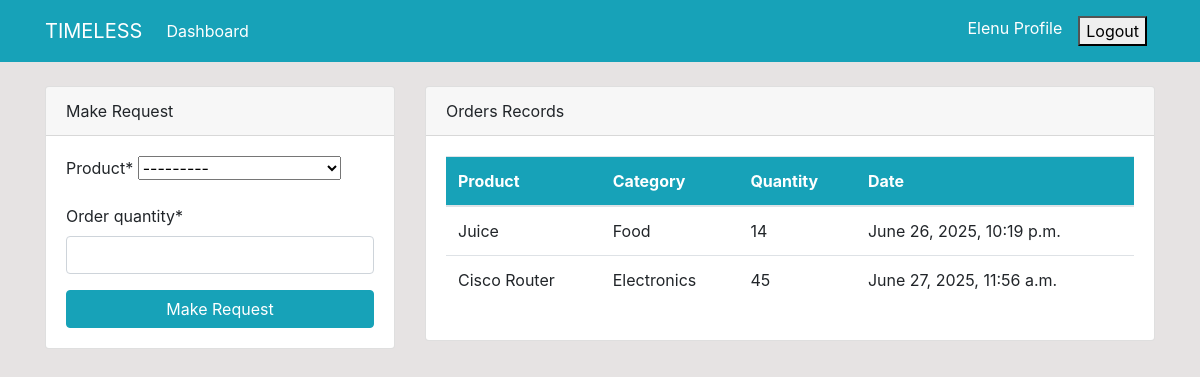
The page /dashboard/ (signed in) on the database its author committed.
### dashboard/models.py (models this page shows, shortened)
class Order(models.Model):
    product = models.ForeignKey(Product, on_delete=models.CASCADE, null=True)
    staff = models.ForeignKey(User, on_delete=models.CASCADE, null=True)
    order_quantity = models.PositiveIntegerField(null=True)
    date = models.DateTimeField(auto_now_add=True)
    class Meta:
        verbose_name_plural = 'Order'

class Product(models.Model):
    name = models.CharField(max_length=100, null=True)
    category = models.CharField(max_length=20, choices=CATEGORY, null=True)
    quantity = models.PositiveIntegerField(null=True)
    class Meta:
        verbose_name_plural = 'Product'
    def __str__(self):
        return f'{self.name} - {self.quantity}'

### dashboard/views.py (the view)
# urls.py: path('dashboard/', views.index, name='dashboard-index'),
@login_required
def index(request):
     orders = Order.objects.all()
     if request.method =='POST':
          form = OrderForm(request.POST)
          if form.is_valid():
              instance = form.save(commit=False)
              instance.staff = request.user
              instance.save()
              return redirect('dashboard-index')
     else:
         form = OrderForm()
     context = {
         'orders': orders,
         'form': form,
     }
     return render(request, 'dashboard/index.html', context)

### dashboard/forms.py
class OrderForm(forms.ModelForm):
    class Meta:
        model = Order
        fields = ['product', 'order_quantity']

### templates/dashboard/index.html (shortened to what this page needs)
{% extends 'partials/base.html' %}
{% block content %}
{% if user.is_authenticated and user.is_staff and user.is_superuser %}
{% include 'partials/topnav.html' %}
    <div class="container">
        <div class="row my-5">
            <div class="col-md-6">
                <div class="bg-white">
                    <canvas id="myChart1" width="400" height="300"></canvas>
                    <script>
                        var ctx = document.getElementById('myChart1').getContext('2d');
                        var myChart1 = new Chart(ctx, {
                            type: 'pie',
                            data: {
                                labels: ['Red', 'Blue', 'Yellow', 'Green', 'Purple', 'Orange'],
                                datasets: [{
                                    label: 'Products',
                                    data: [12, 19, 3, 5, 2, 3],
                                    backgroundColor: [
                                        'rgba(255, 99, 132, 1)',
                                        'rgba(54, 162, 235, 1)',
                                        'rgba(255, 206, 86, 1)',
                                        'rgba(75, 192, 192, 1)',
                                        'rgba(153, 102, 255, 1)',
                                        'rgba(255, 159, 64, 1)'
                                    ],
                                    borderColor: [
                                        'rgba(255, 99, 132, 1)',
                                        'rgba(54, 162, 235, 1)',
                                        'rgba(255, 206, 86, 1)',
                                        'rgba(75, 192, 192, 1)',
                                        'rgba(153, 102, 255, 1)',
                                        'rgba(255, 159, 64, 1)'
                                    ],
                                    borderWidth: 1
                                }]
                            },
                            options: {
                                scales: {
                                    yAxes: [{
                                        ticks: {
                                            beginAtZero: true
                                        }
                                    }]
                                }
                            }
                        });
                    </script>
                </div>
            </div>
            <div class="col-md-6">
                <div class="bg-white">
                    <canvas id="myChart" width="400" height="300"></canvas>
                    <script>
                        var ctx = document.getElementById('myChart').getContext('2d');
                        var myChart = new Chart(ctx, {
                            type: 'bar',
                            data: {
                                labels: ['Red', 'Blue', 'Yellow', 'Green', 'Purple', 'Orange'],
                                datasets: [{
                                    label: 'Products',
                                    data: [12, 19, 3, 5, 2, 3],
                                    backgroundColor: [
                                        'rgba(255, 99, 132, 1)',
                                        'rgba(54, 162, 235, 1)',
                                        'rgba(255, 206, 86, 1)',
                                        'rgba(75, 192, 192, 1)',
                                        'rgba(153, 102, 255, 1)',
                                        'rgba(255, 159, 64, 1)'
                                    ],
                                    borderColor: [
                                        'rgba(255, 99, 132, 1)',
                                        'rgba(54, 162, 235, 1)',
                                        'rgba(255, 206, 86, 1)',
                                        'rgba(75, 192, 192, 1)',
                                        'rgba(153, 102, 255, 1)',
                                        'rgba(255, 159, 64, 1)'
                                    ],
                                    borderWidth: 1
                                }]
                            },
                            options: {
                                scales: {
                                    yAxes: [{
                                        ticks: {
                                            beginAtZero: true
                                        }
                                    }]
                                }
                            }
                        });
                    </script>
                </div>
            </div>
        </div>
    </div>
    {% else %}
   {% include 'dashboard/staff_index.html' %}
    {% endif %}
{% endblock %}

### templates/partials/nav.html (shortened to what this page needs)
    <nav class="navbar navbar-expand-lg navbar-info bg-info">
        {% if user.is_authenticated %}
        <div class="container">
            <a class="navbar-brand text-white" href="{% url 'dashboard-index' %}">TIMELESS</a>
            <div class="collapse navbar-collapse" id="navbarSupportedContent">
                <ul class="navbar-nav mr-auto">
                    <li class="nav-item active">
                        <a class="nav-link text-white" href="{% url 'dashboard-index' %}">Dashboard </a>
                    </li>
                </ul>
                <ul class="navbar-nav ml-auto">
                    <li class="nav-item active">
                        <a class="nav-link text-white" href="{% url 'user-profile' %}">{{user.username}} Profile </a>
                    </li>
                    <form class="nav-link text-white" action="{% url 'user-logout' %}" method="post">
                         <button type="submit">Logout</button>
                    </form>
                </ul>
                {% endif %}
            </div>
        </div>
    </nav>

### templates/dashboard/staff_index.html (shortened to what this page needs)
 {% load crispy_forms_tags %}
  <div class="container">
    <div class="row mt-4">
        <div class="col-md-4">
            <div class="card">
                <div class="card-header">
                    Make Request
                </div>
                <div class="card-body">
                    <form method="POST">
                        {{ form|crispy }}
                        <input class="btn btn-info btn-block" type="submit" value="Make Request">
                    </form>
                </div>
            </div>
        </div>
        <div class="col-md-8">
            <div class="card">
                <div class="card-header">
                    Orders Records
                </div>
                <div class="card-body">
                    <table class="table bg-white">
                        <thead class="bg-info text-white">
                            <tr>
                                <th scope="col">Product</th>
                                <th scope="col">Category</th>
                                <th scope="col">Quantity</th>
                                <th scope="col">Date</th>
                            </tr>
                        </thead>
                        <tbody>
                            {% for order in orders %}
                            {% if order.staff == user %}
                            <tr>
                                <td>{{ order.product.name }}</td>
                                <td>{{ order.product.category }}</td>
                                <td>{{ order.order_quantity }}</td>
                                <td>{{ order.date }}</td>
                            </tr>
                            {% endif %}
                            {% endfor %}
                        </tbody>
                    </table>
                </div>
            </div>
        </div>
    </div>
    </div>

### static/style.css (style rules this page uses)
body { background: rgb(230, 227, 227); }

### rows shown on the page
Order: product.name "Juice", product.category "Food", order_quantity "14", date "June 26, 2025, 10:19 p.m."
Order: product.name "Cisco Router", product.category "Electronics", order_quantity "45", date "June 27, 2025, 11:56 a.m."

### other values the page prints
{{ user.username }} "Elenu"
